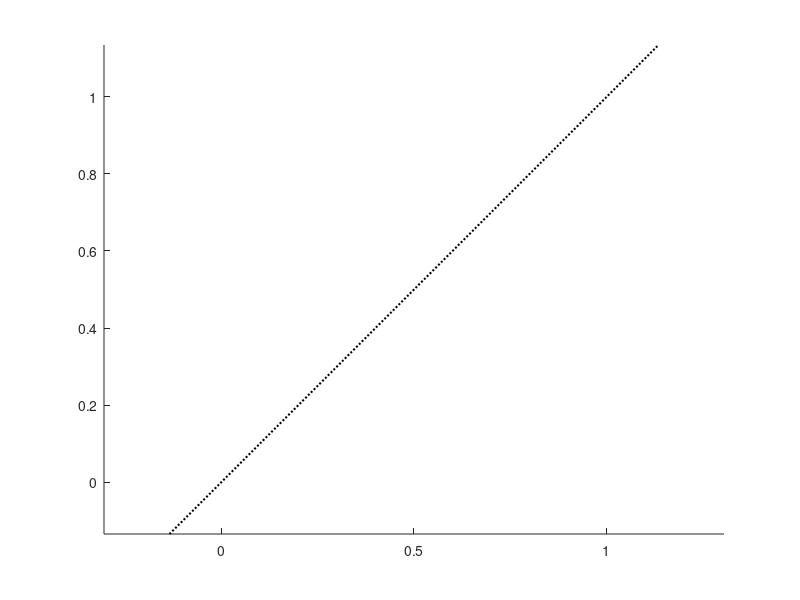

Recreate this plot in MATLAB.
function plot_diagonal_line(intercept, line_width, color)
%
if nargin < 1 
    intercept = [];
end
if nargin < 2 || isempty(line_width)
    line_width = 1.5;
end
if nargin < 3 
    color = 'k';
end
axis tight
axis equal
a = axis;
if isempty(intercept)
    intercept = min(a);
end

mn = intercept;
mx = max(a);
hold on
plot([mn mx],[mn mx],'Color',color,'LineWidth',line_width,'LineStyle',':')
% axis square
